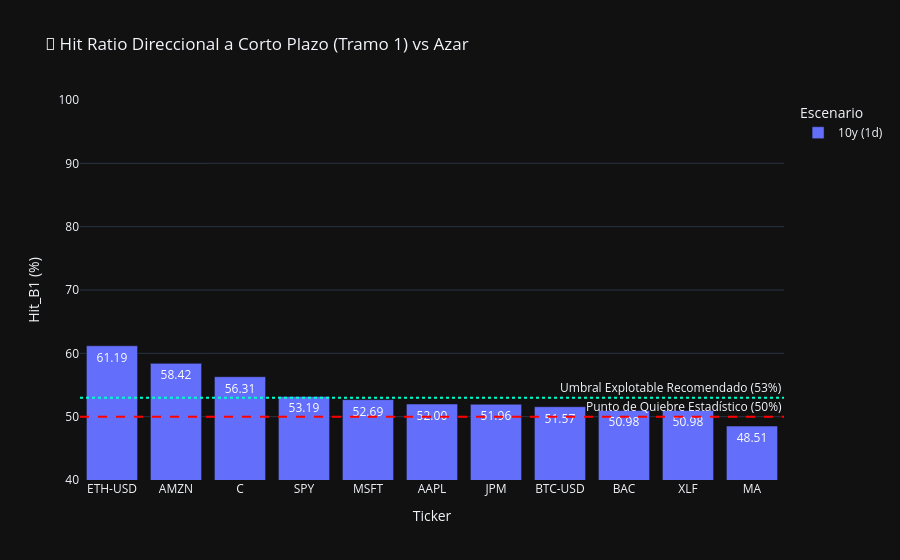

The cell this chart's notebook holds for it:
### Markdown cell above
### 🎯 Módulo 2: La Prueba del Ácido (Hit Ratio B1 vs Azar)
Medimos si la predicción de la tendencia direccional en el **Tramo 1 (las primeras 10 velas del futuro)** logra vencer la barrera del azar (50%) de manera consistente.

### Code cell
if not df_clean.empty:
    # Agrupamos el Hit Ratio Promedio del Bloque 1
    edge_df = df_clean.groupby(['Ticker', 'Escenario'])['Hit_B1'].mean().reset_index()
    edge_df['Hit_B1 (%)'] = edge_df['Hit_B1'] * 100
    edge_df = edge_df.sort_values('Hit_B1 (%)', ascending=False)
    
    # Gráfico Interactivo de Barras
    fig = px.bar(edge_df, x='Ticker', y='Hit_B1 (%)', color='Escenario', barmode='group',
                 title="🎯 Hit Ratio Direccional a Corto Plazo (Tramo 1) vs Azar",
                 text_auto='.2f')
    
    # Líneas de referencia Críticas
    fig.add_hline(y=50, line_dash="dash", line_color="red", annotation_text="Punto de Quiebre Estadístico (50%)")
    fig.add_hline(y=53, line_dash="dot", line_color="#00ffcc", annotation_text="Umbral Explotable Recomendado (53%)")
    
    fig.update_layout(yaxis_range=[40, 100], template='plotly_dark')
    fig.show()

### Figure 1 — Plotly figure (JSON) as saved in the notebook; plotly's stock layout.template omitted (floating-point values rounded to 4 significant figures)
{"data": [{"alignmentgroup": "True", "hovertemplate": "Escenario=10y (1d)<br>Ticker=%{x}<br>Hit_B1 (%)=%{y}<extra></extra>", "legendgroup": "10y (1d)", "marker": {"color": "#636efa", "pattern": {"shape": ""}}, "name": "10y (1d)", "offsetgroup": "10y (1d)", "orientation": "v", "showlegend": true, "textposition": "auto", "texttemplate": "%{y:.2f}", "type": "bar", "x": ["ETH-USD", "AMZN", "C", "SPY", "MSFT", "AAPL", "JPM", "BTC-USD", "BAC", "XLF", "MA"], "xaxis": "x", "y": [61.19, 58.42, 56.31, 53.19, 52.69, 52.0, 51.96, 51.57, 50.98, 50.98, 48.51], "yaxis": "y"}], "layout": {"annotations": [{"showarrow": false, "text": "Punto de Quiebre Estadístico (50%)", "x": 1, "xanchor": "right", "xref": "x domain", "y": 50, "yanchor": "bottom", "yref": "y"}, {"showarrow": false, "text": "Umbral Explotable Recomendado (53%)", "x": 1, "xanchor": "right", "xref": "x domain", "y": 53, "yanchor": "bottom", "yref": "y"}], "barmode": "group", "legend": {"title": {"text": "Escenario"}, "tracegroupgap": 0}, "shapes": [{"line": {"color": "red", "dash": "dash"}, "type": "line", "x0": 0, "x1": 1, "xref": "x domain", "y0": 50, "y1": 50, "yref": "y"}, {"line": {"color": "#00ffcc", "dash": "dot"}, "type": "line", "x0": 0, "x1": 1, "xref": "x domain", "y0": 53, "y1": 53, "yref": "y"}], "title": {"text": "🎯 Hit Ratio Direccional a Corto Plazo (Tramo 1) vs Azar"}, "xaxis": {"anchor": "y", "domain": [0, 1], "title": {"text": "Ticker"}}, "yaxis": {"anchor": "x", "domain": [0, 1], "range": [40, 100], "title": {"text": "Hit_B1 (%)"}}}}
